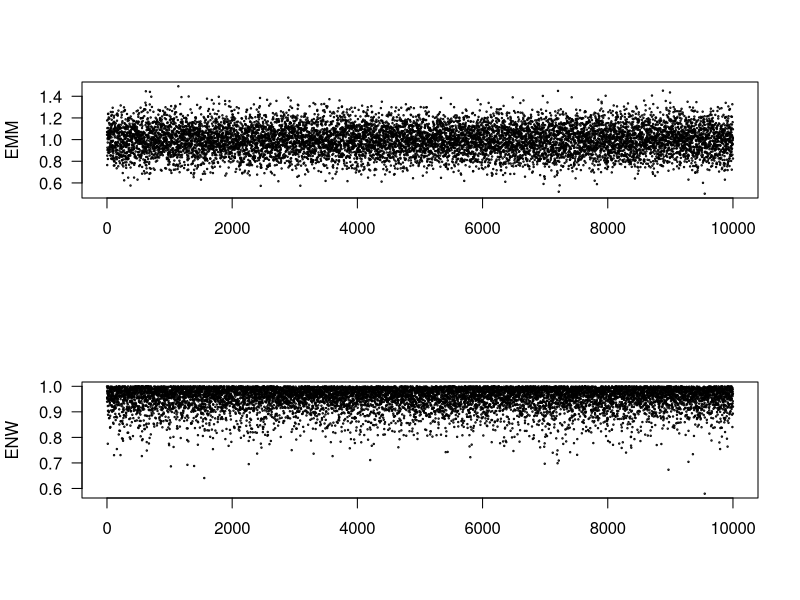

Source code (R):
N = 10000
k=20
theta = 1

estymatory = replicate(N, 
                       {x = runif(k,0,theta)
                       c(2*mean(x),max(x))
                       })
#nieobowiązkowe
dim(estymatory)
# pierwsze 7 wyników
estymatory[,1:7]

mean(estymatory[1,]) - theta
mean(estymatory[2,]) - theta
par(mfrow = c(2,1))
plot(estymatory[1,], las = 1, xlab = ' ', ylab = 'EMM', cex = 0.2)
plot(estymatory[2,], las = 1, xlab = ' ', ylab = 'ENW', cex = 0.2)
